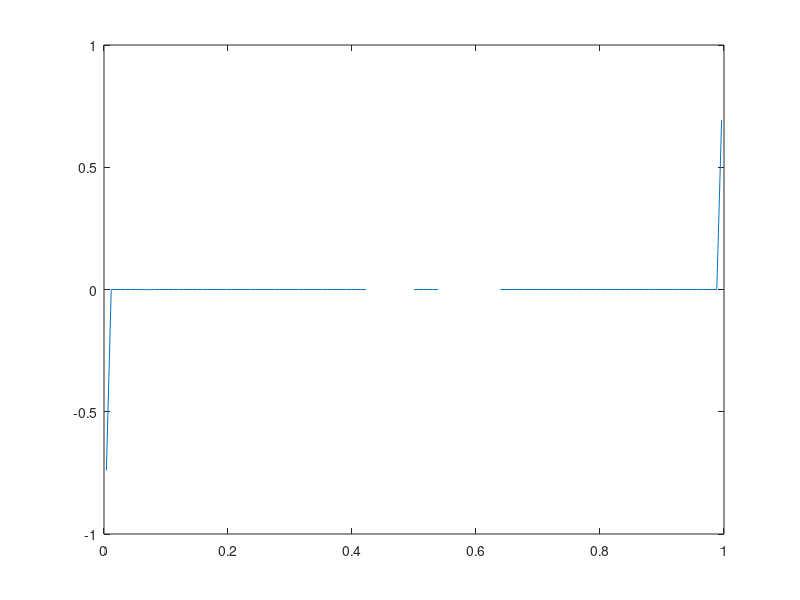

Write the MATLAB code that produced this figure.
% Bussing thesis - Chapter 6 - Reacting flow plots
% Essentially euler equations (2.39) with reaction source

close all;
clear;
clc;

%% Properties - Table 6-1
p_inf               = 6.6e4;            
T_inf               = 1200;             
M_inf               = 6;              
cpO2                = 1040;
cpO                 = 780;
cvO2                = 600;
cvO                 = 500;
HfO2                = 0;
HfO                 = 1e5;
L                   = 0.213;
n_grid              = 129;
CFL                 = 0.9;

% Species source
A                   = 2e12;
B                   = -1;
C                   = 80;

w                   = @(T) A*T.^(-B).*exp(-C./T);

gammaO2             = cpO2/cvO2;
gammaO              = cpO/cvO;
RO2                 = 8.314/0.032;
RO                  = 8.314/0.016;

rho_inf = (p_inf/(RO2*T_inf));
u_inf = M_inf*sqrt(gammaO2*RO2*T_inf);
%% Pre processing
% Grid
x = linspace(0,L,n_grid+1);
x = (x(2:end)+x(1:end-1))/2;
dx = x(2) - x(1);
% Area distribution
Amax = 1;
Amin = 0.0325;
%A = @(x) Amin + (Amax - Amin)*(1 - sin(pi*x/L));
A = @(x) (4*(Amax-Amin)*(x/L).*(x/L) - 4*(Amax-Amin)*(x/L) + Amax);

% Weighted average of cv
cv_ = @(yO2,yO) (yO2*cvO2 + yO*cvO);

% Define the initial conditions - non-dimensional
u = u_inf*ones(1,n_grid);
T = T_inf*ones(1,n_grid);
p = p_inf*ones(1,n_grid);
rho = rho_inf*ones(1,n_grid);
YO2 = ones(1,n_grid);
YO = zeros(1,n_grid);

diff = 1;
t = 0;

while (diff > 1e-5)
    % Guess a value of dt based on intial velocity
    dt = min((CFL*dx/max(u)),100);
    t = t + dt;
    T = T - T_inf;
    % Array of cvs
    cv = cv_(YO2,YO);
    
    dFdx = zeros(5,n_grid);
    
    dFdx(1,2:end-1) = (rho(2:end-1).*u(2:end-1).*A(0.5*(x(2:end-1)+x(3:end))) - ...
                      rho(1:end-2).*u(1:end-2).*A(0.5*(x(2:end-1)+x(1:end-2))))/dx;
    dFdx(1,1) = (rho(1)*u(1)*A((x(1)+x(2))*0.5) - rho_inf*u_inf*A(0))/dx;
    dFdx(1,end) = (rho(end)*u(end)*A(L) - rho(end-1)*u(end-1)*A((x(end)+x(end-1))*0.5))/dx;
    
    dFdx(2,2:end-1) = ((rho(2:end-1).*u(2:end-1).*u(2:end-1) + p(2:end-1)).*A(0.5*(x(2:end-1)+x(3:end))) - ...
                      (rho(1:end-2).*u(1:end-2).*u(1:end-2) + p(1:end-2)).*A(0.5*(x(2:end-1)+x(1:end-2))))/dx;
    dFdx(2,1) = ((rho(1)*u(1)*u(1) + p(1))*A(0.5*(x(1)+x(2))) - (rho_inf*u_inf*u_inf + p_inf)*A(0))/dx;
    dFdx(2,end) = ((rho(end)*u(end)*u(end) + p(end))*A(L) - (rho(end-1)*u(end-1)*u(end-1) + p(end-1))*A(0.5*(x(end)+x(end-1))))/dx;
    
    % Put the momentum source in dFdx
    dFdx(2,2:end-1) = dFdx(2,2:end-1)-p(2:end-1).*(A(0.5*(x(2:end-1)+x(3:end)))-A(0.5*(x(2:end-1)+x(1:end-2))))/dx;
    dFdx(2,1) = dFdx(2,1)-p(1)*(A(0.5*(x(2)+x(1)))-A(0))/dx;
    dFdx(2,end) = dFdx(2,end)-p(end)*(A(L)-A(0.5*(x(end)+x(end-1))))/dx;
    
    dFdx(3,2:end-1) = (rho(2:end-1).*u(2:end-1).*(cv(2:end-1).*T(2:end-1)+0.5*u(2:end-1).*u(2:end-1)+HfO*YO(2:end-1)+HfO2*YO2(2:end-1)).*A(0.5*(x(2:end-1)+x(3:end))) - ...
                      rho(1:end-2).*u(1:end-2).*(cv(1:end-2).*T(1:end-2)+0.5*u(1:end-2).*u(1:end-2)+HfO*YO(1:end-2)+HfO2*YO2(1:end-2)).*A(0.5*(x(2:end-1)+x(1:end-2))))/dx;
    dFdx(3,1) = (rho(1)*u(1)*(cv(1)*T(1)+0.5*u(1)*u(1)+HfO*YO(1)+HfO2*YO2(1))*A(0.5*(x(1)+x(2))) - rho_inf*u_inf*(cv_(1,0)*(T_inf-T_inf)+0.5*u_inf*u_inf+HfO*0+HfO2*1)*A(0))/dx;
    dFdx(3,end) = (rho(end)*u(end)*(cv(end)*T(end)+0.5*u(end)*u(end)+HfO*YO(end)+HfO2*YO2(end))*A(L) - rho(end-1)*u(end-1)*(cv(end-1)*T(end-1)+0.5*u(end-1)*u(end-1)+HfO*YO(end-1)+HfO2*YO2(end-1))*A(0.5*(x(end)+x(end-1))))/dx;
    
    dFdx(3,2:end-1) = dFdx(3,2:end-1) + (p(2:end-1).*u(2:end-1).*A(0.5*(x(2:end-1)+x(3:end)))-...
                      p(1:end-2).*u(1:end-2).*A(0.5*(x(2:end-1)+x(1:end-2))))/dx;
    dFdx(3,1) = dFdx(3,1) + (p(1)*u(1)*A(0.5*(x(1)+x(2))) - p_inf*u_inf*A(0))/dx;
    dFdx(3,end) = dFdx(3,end) + (p(end)*u(end)*A(L) - p(end-1)*u(end-1)*A(0.5*(x(end)+x(end-1))))/dx;
    
    dFdx(4,2:end-1) = ((rho(2:end-1).*u(2:end-1).*YO2(2:end-1).*u(2:end-1) + p(2:end-1)).*A(0.5*(x(2:end-1)+x(3:end))) - ...
                      (rho(1:end-2).*u(1:end-2).*YO2(1:end-2).*u(1:end-2) + p(1:end-2)).*A(0.5*(x(2:end-1)+x(1:end-2))))/dx;
    dFdx(4,1) = (rho(1)*u(1)*YO2(1)*A((x(1)+x(2))*0.5) - rho_inf*u_inf*1*A(0))/dx;
    dFdx(4,end) = (rho(end)*u(end)*YO2(end)*A(L) - rho(end-1)*u(end-1)*YO2(end-1)*A((x(end)+x(end-1))*0.5))/dx;
    
    dFdx(5,2:end-1) = ((rho(2:end-1).*u(2:end-1).*YO(2:end-1).*u(2:end-1) + p(2:end-1)).*A(0.5*(x(2:end-1)+x(3:end))) - ...
                      (rho(1:end-2).*u(1:end-2).*YO(1:end-2).*u(1:end-2) + p(1:end-2)).*A(0.5*(x(2:end-1)+x(1:end-2))))/dx;
    dFdx(5,1) = (rho(1)*u(1)*YO2(1)*A((x(1)+x(2))*0.5) - rho_inf*u_inf*0*A(0))/dx;
    dFdx(5,end) = (rho(end)*u(end)*YO(end)*A(L) - rho(end-1)*u(end-1)*YO(end-1)*A((x(end)+x(end-1))*0.5))/dx;
    
    H = zeros(5,n_grid);
    H(4,:) = w(T+T_inf);
    H(5,:) = -w(T+T_inf);
    
    Uold = zeros(5,n_grid);
    Uold(1,:) = rho.*A(x);
    Uold(2,:) = rho.*u.*A(x);
    Uold(3,:) = rho.*A(x).*(cv_(YO2,YO).*T + 0.5*u.*u + HfO2*YO2 + HfO*YO);
    Uold(4,:) = rho.*YO2.*A(x);
    Uold(5,:) = rho.*YO.*A(x);
    
    
    % Pure explicit
    Unew = Uold - dt*(dFdx + H);
    rho = Unew(1,:)./A(x);
    u = Unew(2,:)./(rho.*A(x));
    YO2 = Unew(4,:)./(rho.*A(x));
    YO = Unew(5,:)./(rho.*A(x));
    T = (Unew(3,:)./(rho.*A(x)) - 0.5*u.*u - HfO2*YO2 - HfO*YO)./cv_(YO2,YO);
    T = T + T_inf;
    
    temp = (8.314*(rho).*(T).*(YO2/0.032 + YO/0.016));
    diff = norm(p-temp);
    disp(diff);
    
    p = temp;
    M = u./sqrt(8.314*T.*(gammaO2*YO2/0.032 + gammaO*YO/0.016));
    plot(x/L,M);
    pause(0.000001);
end







